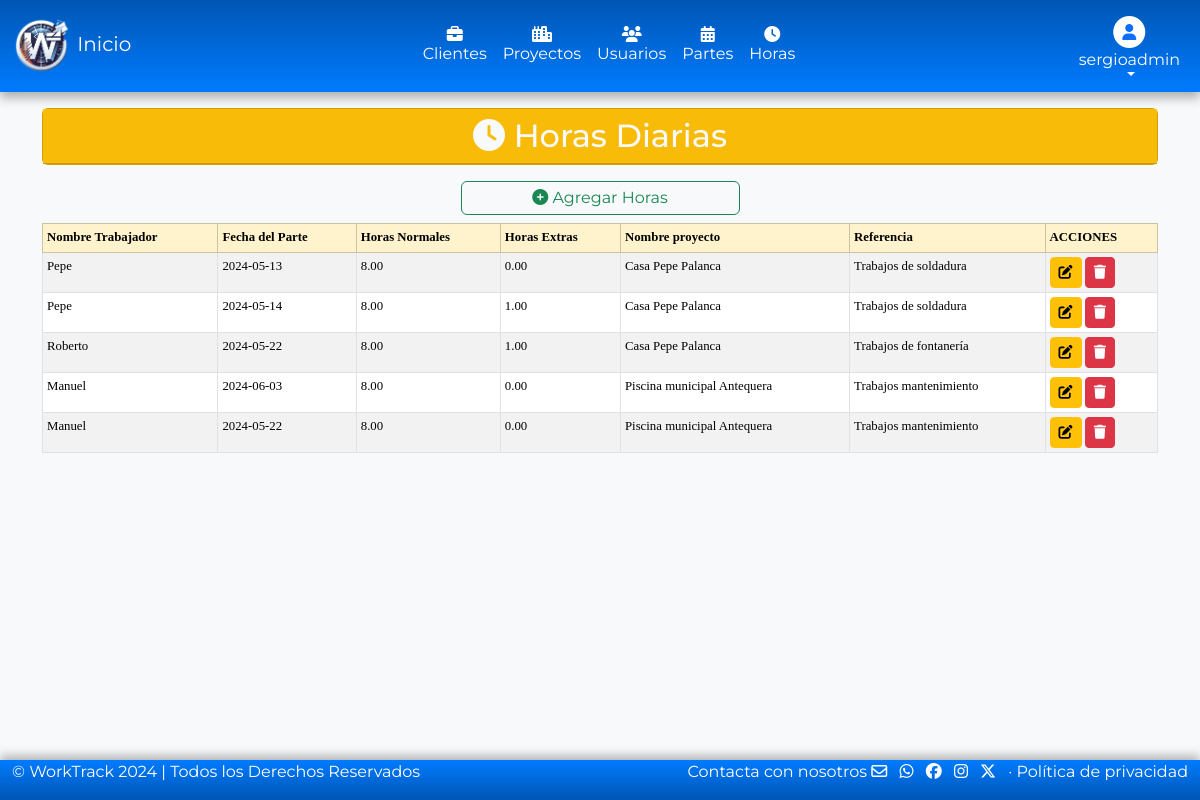
Before: /models/horas/horas.php (signed in) with the older database file.
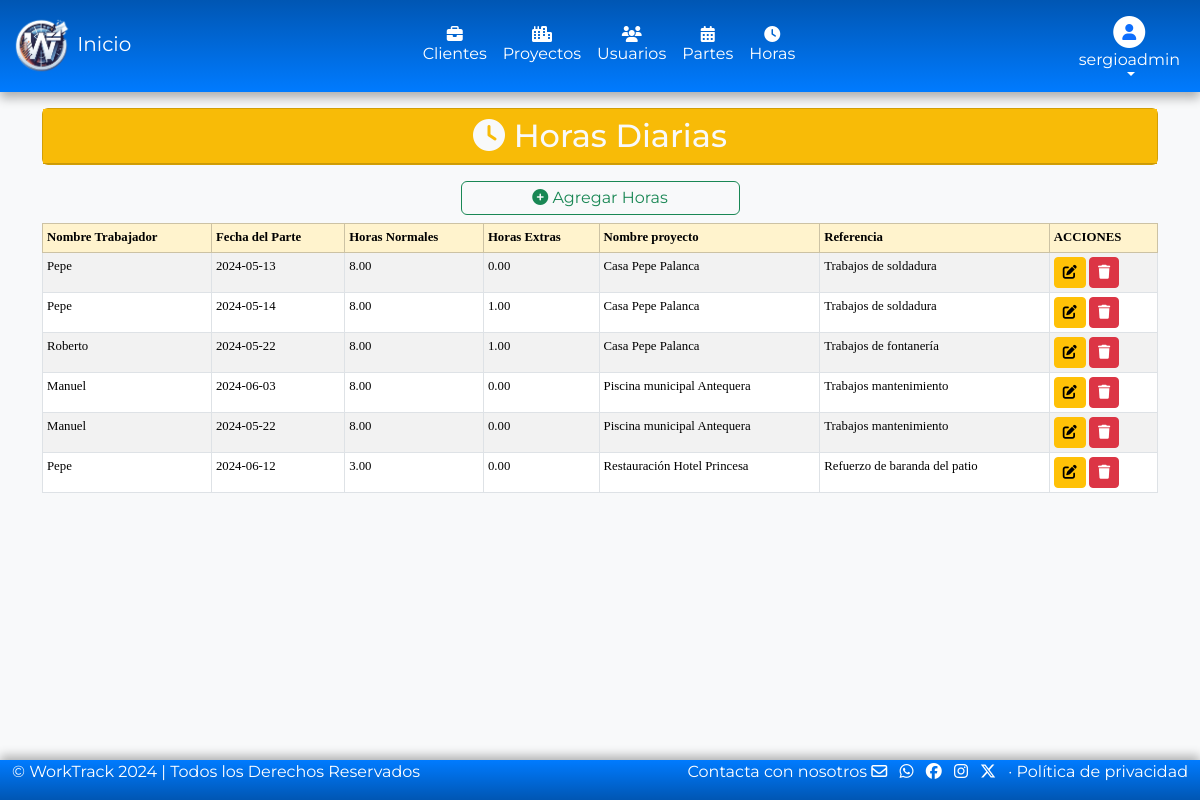
After: the same page with the newer database file.
### tables this page shows
CREATE TABLE `parteshoras` (
  `idParteHora` int(11) NOT NULL,
  `fecha` date DEFAULT NULL,
  `horasNormales` decimal(5,2) DEFAULT NULL,
  `horasExtras` decimal(5,2) DEFAULT NULL,
  `idParte` int(11) DEFAULT NULL,
  `idUsuario` int(11) DEFAULT NULL
);

CREATE TABLE `usuarios` (
  `idUsuario` int(11) NOT NULL,
  `usuario` varchar(50) NOT NULL,
  `password` varchar(100) NOT NULL,
  `nombre` varchar(50) DEFAULT NULL,
  `apellidos` varchar(100) DEFAULT NULL,
  `direccion` varchar(100) DEFAULT NULL,
  `telefono` varchar(9) DEFAULT NULL,
  `email` varchar(50) DEFAULT NULL,
  `idRol` int(5) NOT NULL
);

CREATE TABLE `proyectos` (
  `idProyecto` int(11) NOT NULL,
  `nombre` varchar(100) DEFAULT NULL,
  `lugar` varchar(100) DEFAULT NULL,
  `fechaInicio` date DEFAULT NULL,
  `fechaFin` date DEFAULT NULL,
  `idCliente` int(11) DEFAULT NULL
);

CREATE TABLE `partes` (
  `idParte` int(11) NOT NULL,
  `fechaInicio` date DEFAULT NULL,
  `fechaFin` date DEFAULT NULL,
  `totalHorasNormales` decimal(5,2) DEFAULT NULL,
  `totalHorasExtras` decimal(5,2) DEFAULT NULL,
  `horasViaje` decimal(5,2) DEFAULT NULL,
  `comentarios` text DEFAULT NULL,
  `idUsuario` int(11) DEFAULT NULL,
  `idProyecto` int(11) DEFAULT NULL
);

### models/horas/horas.php (the view, shortened to what this page needs)
<?php
require '../../config/conexion.php';
if ($_SESSION['rol'] == 1) {
    $consultaHora = $conexionbd->prepare("SELECT partesHoras.idParteHora, partesHoras.fecha, partesHoras.horasNormales, partesHoras.horasExtras, partes.idParte,
    usuarios.nombre AS nombreUsuario, proyectos.nombre AS nombreProyecto, partes.comentarios AS comentarioParte
    FROM partesHoras
    INNER JOIN partes ON partesHoras.idParte = partes.idParte
    INNER JOIN usuarios ON partesHoras.idUsuario = usuarios.idUsuario
    INNER JOIN proyectos ON partes.idProyecto = proyectos.idProyecto");
    $consultaHora->execute();
}
?>
<!DOCTYPE html>
<html lang="es">
<head>
    <link rel="stylesheet" href="/proyectoWT/assets/css/bootstrap.min.css">
    <link rel="stylesheet" href="/proyectoWT/assets/css/all.min.css">
</head>
<header>
    <?php
    if ($_SESSION['rol'] == 1) {
        require_once('../headerAdmin.php');
    } elseif ($_SESSION['rol'] == 2) {
        require_once('../headerUser.php');
    }
    ?>
</header>
<body>
    <div class="container py-3">
        <div class="card text-bg-warning mb-3">
            <span class="placeholder-wave col-12 placeholder-lg bg-warning">
                <h2 class="card-header text-center text-light"><i class="fa-solid fa-clock"></i> Horas Diarias</h2>
            </span>
        </div>
        <div class="d-grid col-3 mx-auto">
            <a href="#" class="btn btn-outline-success p-1" data-bs-toggle="modal" data-bs-target="#nuevoHoraModal"><i class="fa-solid fa-circle-plus"></i> Agregar Horas</a>
        </div>
        <div class="table-responsive-sm">
            <table class="table table-striped table-sm table-hover table-bordered mt-2" style="font-size: 0.8em;">
                <thead class="table-warning">
                    <tr>
                        <th>Nombre Trabajador</th>
                        <th>Fecha del Parte</th>
                        <th>Horas Normales</th>
                        <th>Horas Extras</th>
                        <th>Nombre proyecto</th>
                        <th>Referencia</th>
                        <th>ACCIONES</th>
                    </tr>
                </thead>
                <tbody class="table-secundary">
                    <?php while ($registro = $consultaHora->fetch(PDO::FETCH_ASSOC)) : ?>
                        <tr>
                            <td><?= $registro['nombreUsuario'] ?></td>
                            <td><?= $registro['fecha'] ?></td>
                            <td><?= $registro['horasNormales'] ?></td>
                            <td><?= $registro['horasExtras'] ?></td>
                            <td><?= $registro['nombreProyecto'] ?></td>
                            <td><?= $registro['comentarioParte'] ?></td>
                            <td>
                                <a href='#' class='btn btn-sm btn-warning' data-bs-toggle='modal' data-bs-target='#editarHoraModal' data-bs-id='<?= $registro['idParteHora'] ?>'>
                                    <i class='fa-solid fa-pen-to-square'></i>
                                </a>
                                <a href='#' class='btn btn-sm btn-danger' data-bs-toggle='modal' data-bs-target='#eliminarHoraModal' data-bs-id='<?= $registro['idParteHora'] ?>'>
                                    <i class='fa-solid fa-trash'></i>
                                </a>
                            </td>
                        </tr>
                    <?php endwhile; ?>
                </tbody>
            </table>
        </div>
    </div>
</body>
<footer>
    <?php
    require_once('../footer.php');
    ?>
</footer>
</html>

Changed rows visible on the page:
added parteshoras: idUsuario.nombre "Pepe", fecha "2024-06-12", horasNormales "3.00", horasExtras "0.00", proyectos.nombre "Restauración Hotel Princesa", idParte.comentarios "Refuerzo de baranda del patio"
